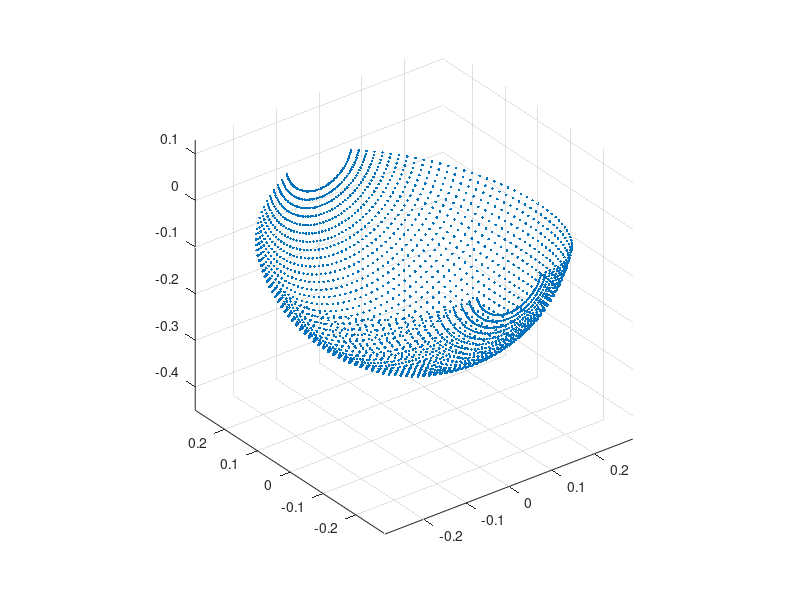

Write MATLAB code to recreate this figure. (Note: this script raises an error after producing the figure.)
% RN@HMS Queen Elizabeth 
% 23/06/18
%%
clc
close all
clear all

%% 

a1 = 0.00 ;
alpha1 = 0.00698132; % TODO conside alpha as well..

rotation = [cos(alpha1) -sin(alpha1) 0; ...
            sin(alpha1) cos(alpha1)  0; ...
            0           0            1];

n_step = 50;

phi_0 = -pi/2.4;
phi_t = pi/2.4;
delta_angle = (phi_t - phi_0)/n_step;

l1 = 0.3; % 30 cm
l2 = l1 - a1;

% Mimic the following process --
% Rotate J2 first, from its minimum. for delta_theta degrees, then let the
% arm to rotate about J1 axis from its minimum to maximum angles. This
% should yeild a circle with ite centre on the J1 axis. Suppose the origin
% of the base frame is (0 0 0), then the centre of the above mentioned
% circle should be (0, x*sin(theta), 0). Its radius should be
% DH_a1+x*sin(theta). 

pt_mat = [0 0 0];
n_row = 1;

for j2_step = 0:(n_step)
    
    % J2 rotation angle
    theta_2 = phi_0 + j2_step*delta_angle;
    
    % First work out the centre and the radius
    centre = [0 l2*sin(theta_2) 0];
    radius = abs(a1+l2*cos(theta_2));
    
    y = l2*sin(theta_2);
    
    % Acuqire (x? y z?) by rotation about J1.
    for j1_step = 0:(n_step)
        
        theta_1 = phi_0 + j1_step*delta_angle;
        
        x = - radius*sin(theta_1);
        z = - radius*cos(theta_1);
        
        pt_mat(n_row,:) = [x y z];
        n_row = n_row + 1;
        
    end
        
end

n_row = n_row - 1; % one step back to reflect the size of pt_mat


%% Without taking the alpha_1

% Reference frame auxiliary
t3 = (-5:10)/200;
x_axis_x = t3; x_axis_y = 0*t3; x_axis_z = 0*t3;
y_axis_x = 0*t3; y_axis_y = t3; y_axis_z = 0*t3;
z_axis_x = 0*t3; z_axis_y = 0*t3; z_axis_z = t3;

        % Visualise the simulated point cloud
        figure('Name', 'Point cloud (a1 only)');
        scatter3(pt_mat(:,1), pt_mat(:,2), pt_mat(:,3), '.');
        axis equal;
        hold on;
        hold off;

% Try to fit a sphere
[sphere_param, residuals] = davinci_sphere_fit_least_square(pt_mat);
rms_Sphere = calculate_sphere_rms(pt_mat, sphere_param(1:3), sphere_param(4));    

        figure('Name', 'Pt Cloud & its fitted sphere (a1 only)');
        scatter3(pt_mat(:,1), pt_mat(:,2), pt_mat(:,3),'.');
        hold on;
        
        [x y z] = sphere;
        a = [sphere_param(1), sphere_param(2), sphere_param(3),  sphere_param(4)];
        s1=surf(x*a(1,4)+a(1,1), y*a(1,4)+a(1,2), z*a(1,4)+a(1,3));
        scatter3(sphere_param(1), sphere_param(2), sphere_param(3), 'filled');
        
        [x2 y2 z2] = sphere;
        a2 = [0, 0, 0, l1];
        s2=surf(x2*a2(1,4)+a2(1,1), y2*a2(1,4)+a2(1,2), z*a2(1,4)+a2(1,3));
        
        
        plot3(x_axis_x,x_axis_y,x_axis_z);
        plot3(y_axis_x,y_axis_y,y_axis_z);
        plot3(z_axis_x,z_axis_y,z_axis_z);
        axis equal;

%% After taking the alpha_a

for row=1:n_row
    
   pt_mat_rot(row,:) = transpose(rotation*transpose(pt_mat(row,:)));
    
end
        
        % Visualise the simulated point cloud
        figure('Name', 'Point Cloud (a1 & alpha1)');
        scatter3(pt_mat_rot(:,1), pt_mat_rot(:,2), pt_mat_rot(:,3), '.');
        axis equal;
        hold on;
        hold off;  
        
 % Try to fit a sphere
[sphere_param_2, residuals_2] = davinci_sphere_fit_least_square(pt_mat_rot);
rms_Sphere_2 = calculate_sphere_rms(pt_mat_rot, sphere_param_2(1:3), sphere_param_2(4));         

        figure('Name', 'Pt Cloud & its fitted sphere (a1 & alpha1)');
        scatter3(pt_mat_rot(:,1), pt_mat_rot(:,2), pt_mat_rot(:,3),'.');
        hold on;
        
        [x y z] = sphere;
        a = [sphere_param_2(1), sphere_param_2(2), sphere_param_2(3),  sphere_param_2(4)];
        s1=surf(x*a(1,4)+a(1,1), y*a(1,4)+a(1,2), z*a(1,4)+a(1,3));
        scatter3(sphere_param_2(1), sphere_param_2(2), sphere_param_2(3), 'filled');
        
        [x2 y2 z2] = sphere;
        a2 = [0, 0, 0, l1];
        s2=surf(x2*a2(1,4)+a2(1,1), y2*a2(1,4)+a2(1,2), z*a2(1,4)+a2(1,3));
        
        
        plot3(x_axis_x,x_axis_y,x_axis_z);
        plot3(y_axis_x,y_axis_y,y_axis_z);
        plot3(z_axis_x,z_axis_y,z_axis_z);
        axis equal;
